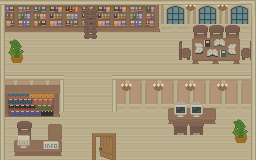

A 2D game scene composited from a Tiled map and its tileset images. What follows is a short description and the map's XML, with each tile layer's data collapsed to a summary:
An orthogonal 16x10 tile map with 16x16 px tiles, 17 tile layers (floor, walls, frontWalls, sideBorders, ...), 2 tilesets and 17 objects (2x study).

<map version="1.10" tiledversion="1.10.2" orientation="orthogonal" renderorder="right-down" width="16" height="10" tilewidth="16" tileheight="16" infinite="0" nextlayerid="22" nextobjectid="24">
 <tileset firstgid="1" source="../tilesets/town.tsx" />
 <tileset firstgid="28249" source="../tilesets/interior.tsx" />
 <layer id="1" name="floor" width="16" height="10">
  <data>[160 cells, 160 non-empty, 4 distinct tile ids]</data>
 </layer>
 <layer id="2" name="walls" width="16" height="10">
  <data>[160 cells, 32 non-empty, 18 distinct tile ids]</data>
 </layer>
 <layer id="3" name="frontWalls" width="16" height="10">
  <data>[160 cells, 26 non-empty, 2 distinct tile ids]</data>
 </layer>
 <layer id="5" name="sideBorders" width="16" height="10">
  <data>[160 cells, 4 non-empty, 2 distinct tile ids]</data>
 </layer>
 <layer id="6" name="ladder" width="16" height="10" offsetx="3.5" offsety="7.75">
  <data>[160 cells, 2 non-empty, 2 distinct tile ids]</data>
 </layer>
 <layer id="7" name="frontBookshelf" width="16" height="10" offsetx="-1.75" offsety="5">
  <data>[160 cells, 8 non-empty, 8 distinct tile ids]</data>
 </layer>
 <layer id="9" name="chairs" width="16" height="10" offsetx="0" offsety="-4.5">
  <data>[160 cells, 12 non-empty, 8 distinct tile ids]</data>
 </layer>
 <layer id="10" name="lamps" width="16" height="10" offsetx="7.75" offsety="-2.5">
  <data>[160 cells, 6 non-empty, 1 distinct tile ids]</data>
 </layer>
 <layer id="11" name="front table" width="16" height="10" offsetx="-8" offsety="-20.75">
  <data>[160 cells, 3 non-empty, 3 distinct tile ids]</data>
 </layer>
 <layer id="12" name="computer" width="16" height="10" offsetx="-4.5" offsety="-27.75">
  <data>[160 cells, 2 non-empty, 1 distinct tile ids]</data>
 </layer>
 <layer id="13" name="frontChairs" width="16" height="10" offsetx="-3.5" offsety="7.5">
  <data>[160 cells, 2 non-empty, 1 distinct tile ids]</data>
 </layer>
 <layer id="8" name="table" width="16" height="10">
  <data>[160 cells, 6 non-empty, 6 distinct tile ids]</data>
 </layer>
 <layer id="14" name="moreBorders" width="16" height="10">
  <data>[160 cells, 4 non-empty, 3 distinct tile ids]</data>
 </layer>
 <layer id="15" name="plants" width="16" height="10" offsetx="-8" offsety="-1">
  <data>[160 cells, 4 non-empty, 2 distinct tile ids]</data>
 </layer>
 <layer id="16" name="infoDesk" width="16" height="10" offsetx="-2.25" offsety="-4.5">
  <data>[160 cells, 5 non-empty, 5 distinct tile ids]</data>
 </layer>
 <objectgroup id="17" name="collisions">
  <object id="1" x="-0.5" y="-0.25" width="256" height="31" />
  <object id="2" x="193.5" y="30.5" width="46.75" height="33" />
  <object id="3" x="112.25" y="74.75" width="137.5" height="34.5" />
  <object id="4" x="168.25" y="106.25" width="46.5" height="28.5" />
  <object id="5" x="234.25" y="119.5" width="13" height="22.75" />
  <object id="6" x="-0.5" y="1.75" width="5.25" height="158" />
  <object id="7" x="4.5" y="75.25" width="57.5" height="41.25" />
  <object id="8" x="5.25" y="115.75" width="55" height="44.25" />
  <object id="9" x="59.75" y="158" width="194" height="1.5" />
  <object id="10" x="5.5" y="31.75" width="18.5" height="33.5" />
  <object id="11" x="125.75" y="-10.25" />
  <object id="14" x="178.5" y="41.25" width="16" height="20.25" />
  <object id="15" x="238.5" y="43.5" width="14.25" height="17" />
  <object id="23" x="252.5" y="-0.25" width="6" height="162.5" />
 </objectgroup>
 <layer id="4" name="borders" width="16" height="10">
  <data>[160 cells, 45 non-empty, 5 distinct tile ids]</data>
 </layer>
 <layer id="19" name="door" width="16" height="10">
  <data>[160 cells, 6 non-empty, 6 distinct tile ids]</data>
 </layer>
 <objectgroup id="20" name="exit">
  <object id="12" x="87" y="132" width="32.25" height="27.5" />
 </objectgroup>
 <objectgroup id="21" name="activities">
  <object id="13" name="study" x="160" y="28.25" width="90.25" height="50.5" />
  <object id="16" name="study" x="150.5" y="105" width="81.25" height="40.25" />
 </objectgroup>
</map>
